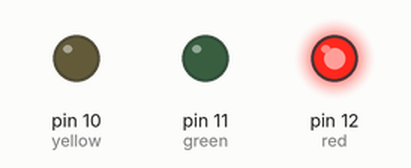
Recording of a sketch running on a simulated Arduino Uno, built with avr-gcc and run on an emulated ATmega328P. Parts: output pins drawn as LEDs (lit = HIGH).

Above: at 0.5 s.
At 2.2 s:
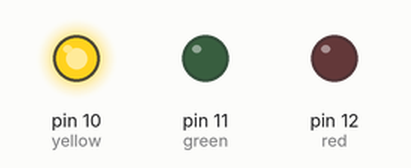
At 4.0 s:
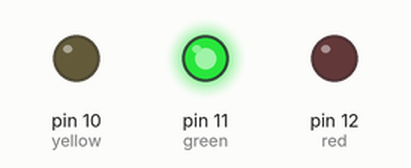
Timing chart, 0 to 5.8 s (numbered marks = the images above):
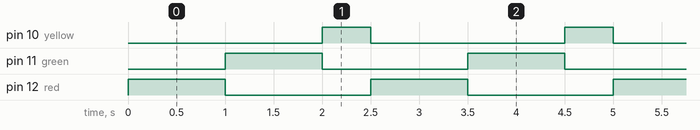

Measured:
- by itself, pin 10 (yellow): alternates HIGH for 0.50 s and LOW for 2.0 s
- by itself, pin 11 (green), pin 12 (red): alternates HIGH for 1.0 s and LOW for 1.5 s
- by itself, everything shown: repeats every 2.5 s, in 3 steps

The sketch:

sketch.ino
```cpp
const int red = 12;
const int green = 11;
const int yellow = 10;

void setup() {
  pinMode(red, OUTPUT);
  pinMode(green, OUTPUT);
  pinMode(yellow, OUTPUT);
}

void loop() {
  digitalWrite(red, HIGH);
  digitalWrite(green, LOW);
  digitalWrite(yellow, LOW);
  delay(1000);
  //
  digitalWrite(red, LOW);
  digitalWrite(green, HIGH);
  digitalWrite(yellow, LOW);
  delay(1000);
//
  digitalWrite(red, LOW);
  digitalWrite(green, LOW);
  digitalWrite(yellow, HIGH);
  delay(500);
}
```
